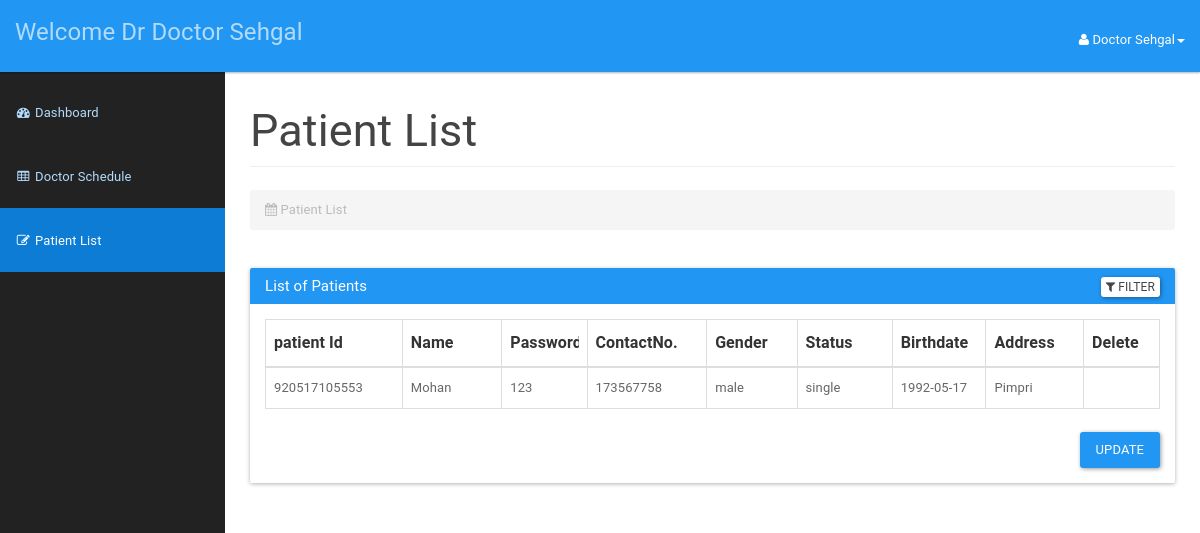
The app's page /doctor/patientlist.php (signed in) with its own data.
### tables this page shows
CREATE TABLE `doctor` (
  `icDoctor` bigint(12) NOT NULL,
  `password` varchar(20) NOT NULL,
  `doctorId` int(3) NOT NULL,
  `doctorFirstName` varchar(50) NOT NULL,
  `doctorLastName` varchar(50) NOT NULL,
  `doctorAddress` varchar(100) NOT NULL,
  `doctorPhone` varchar(15) NOT NULL,
  `doctorEmail` varchar(20) NOT NULL,
  `doctorDOB` date NOT NULL
);

CREATE TABLE `patient` (
  `Patientid` bigint(12) NOT NULL,
  `password` varchar(20) NOT NULL,
  `patientFirstName` varchar(20) NOT NULL,
  `patientLastName` varchar(20) NOT NULL,
  `patientMaritialStatus` varchar(10) NOT NULL,
  `patientDOB` date NOT NULL,
  `patientGender` varchar(10) NOT NULL,
  `patientAddress` varchar(100) NOT NULL,
  `patientPhone` varchar(15) NOT NULL,
  `patientEmail` varchar(100) NOT NULL
);

### doctor/patientlist.php (the view, shortened to what this page needs)
<?php
include_once '../assets/conn/dbconnect.php';
$usersession = $_SESSION['doctorSession'];
$res=mysqli_query($con,"SELECT * FROM doctor WHERE doctorId=".$usersession);
$userRow=mysqli_fetch_array($res,MYSQLI_ASSOC);
?>
<!DOCTYPE html>
<html lang="en">
    <head>
        <link href="assets/css/material.css" rel="stylesheet">
        <link href="assets/css/sb-admin.css" rel="stylesheet">
        <link href="assets/css/time/bootstrap-clockpicker.css" rel="stylesheet">
        <link href="assets/css/style.css" rel="stylesheet">
        <link href="assets/font-awesome/css/font-awesome.css" rel="stylesheet">
    </head>
    <body>
        <div id="wrapper">
            <nav class="navbar navbar-inverse navbar-fixed-top" role="navigation">
                <div class="navbar-header">
                    <a class="navbar-brand" href="doctordashboard.php">Welcome Dr <?php echo $userRow['doctorFirstName'];?> <?php echo $userRow['doctorLastName'];?></a>
                </div>
                <ul class="nav navbar-right top-nav">
                    <li class="dropdown">
                        <a href="#" class="dropdown-toggle" data-toggle="dropdown"><i class="fa fa-user"></i> <?php echo $userRow['doctorFirstName']; ?> <?php echo $userRow['doctorLastName']; ?><b class="caret"></b></a>
                    </li>
                </ul>
                <div class="collapse navbar-collapse navbar-ex1-collapse">
                    <ul class="nav navbar-nav side-nav">
                         <li>
                            <a href="doctordashboard.php"><i class="fa fa-fw fa-dashboard"></i> Dashboard</a>
                        </li>
                        <li>
                            <a href="addschedule.php"><i class="fa fa-fw fa-table"></i> Doctor Schedule</a>
                        </li>
                        <li class="active">
                            <a href="patientlist.php"><i class="fa fa-fw fa-edit"></i> Patient List</a>
                        </li>
                    </ul>
                </div>
            </nav>
            <div id="page-wrapper">
                <div class="container-fluid">
                    <div class="row">
                        <div class="col-lg-12">
                            <h2 class="page-header">
                            Patient List
                            </h2>
                            <ol class="breadcrumb">
                                <li class="active">
                                    <i class="fa fa-calendar"></i> Patient List
                                </li>
                            </ol>
                        </div>
                    </div>
                    <div class="panel panel-primary filterable">
                        <div class="panel-heading">
                            <h3 class="panel-title">List of Patients</h3>
                            <div class="pull-right">
                            <button class="btn btn-default btn-xs btn-filter"><span class="fa fa-filter"></span> Filter</button>
                        </div>
                        </div>
                        <div class="panel-body">
                        <table class="table table-hover table-bordered">
                            <thead>
                                <tr class="filters">
                                    <th><input type="text" class="form-control" placeholder="patient Id" disabled></th>
                                    <th><input type="text" class="form-control" placeholder="Name" disabled></th>
                                    <th><input type="text" class="form-control" placeholder="Password" disabled></th>
                                    <th><input type="text" class="form-control" placeholder="ContactNo." disabled></th>
                                    <th><input type="text" class="form-control" placeholder="Gender" disabled></th>
                                    <th><input type="text" class="form-control" placeholder="Status" disabled></th>
                                    <th><input type="text" class="form-control" placeholder="Birthdate" disabled></th>
                                    <th><input type="text" class="form-control" placeholder="Address" disabled></th>
                                    <th><input type="text" class="form-control" placeholder="Delete" disabled></th>
                                </tr>
                            </thead>
                            <?php
                            $result=mysqli_query($con,"SELECT * FROM patient");
                            while ($patientRow=mysqli_fetch_array($result)) {
                                echo "<tbody>";
                                echo "<tr>";
                                    echo "<td>" . $patientRow['Patientid'] . "</td>";
                                    echo "<td>" . $patientRow['patientFirstName'] . "</td>";
                                    echo "<td>" . $patientRow['password'] . "</td>";
                                    echo "<td>" . $patientRow['patientPhone'] . "</td>";
                                    echo "<td>" . $patientRow['patientGender'] . "</td>";
                                    echo "<td>" . $patientRow['patientMaritialStatus'] . "</td>";
                                    echo "<td>" . $patientRow['patientDOB'] . "</td>";
                                    echo "<td>" . $patientRow['patientAddress'] . "</td>";
                                    echo "<form method='POST'>";
                                    echo "<td class='text-center'><a href='#' id='".$patientRow['Patientid']."' class='delete'><span class='glyphicon glyphicon-trash' aria-hidden='true'></span></a>
                            </td>";
                            }
                                echo "</tr>";
                           echo "</tbody>";
                       echo "</table>";
                       echo "<div class='panel panel-default'>";
                       echo "<div class='col-md-offset-3 pull-right'>";
                       echo "<button class='btn btn-primary' type='submit' value='Submit' name='submit'>Update</button>";
                        echo "</div>";
                        echo "</div>";
                        ?>
                        </div>
                    </div>
                </div>
            </div>
    </body>
</html>

### doctor/assets/css/sb-admin.css (style rules this page uses)
body { margin-top: 100px; background-color: #222; }
@media (min-width:768px) { body { margin-top: 50px; } }
#wrapper { padding-left: 0; }
#page-wrapper { min-height: 900px !important; width: 100%; padding: 0; background-color: #fff; }
@media (min-width:768px) { #wrapper { padding-left: 225px; } }
@media (min-width:768px) { #page-wrapper { padding: 10px; } }
.top-nav { padding: 0 15px; }
.top-nav>li { display: inline-block; float: left; }
.top-nav>li>a { padding-top: 17px; padding-bottom: 10px; line-height: 45px; color: white; }
@media (min-width:768px) { .side-nav { position: fixed; top: 80px; left: 225px; width: 225px; margin-left: -225px; border: none; border-radius: 0; overflow-y: auto; background-color: #222; bottom: 0; overflow-x: hidden; padding-bottom: 40px; } }
@media (min-width:768px) { .side-nav>li>a { width: 225px; } }

### doctor/assets/css/style.css (style rules this page uses)
.filterable { margin-top: 15px; }
.filterable .panel-heading .pull-right { margin-top: -20px; }
.filterable .filters input[disabled] { background-color: transparent; border: none; cursor: auto; box-shadow: none; padding: 0; height: auto; }

### records on screen
doctor: doctorFirstName "Doctor", doctorLastName "Sehgal"
patient: Patientid "920517105553", patientFirstName "Mohan", password "123", patientPhone "173567758", patientGender "male", patientMaritialStatus "single", patientDOB "1992-05-17", patientAddress "Pimpri"
